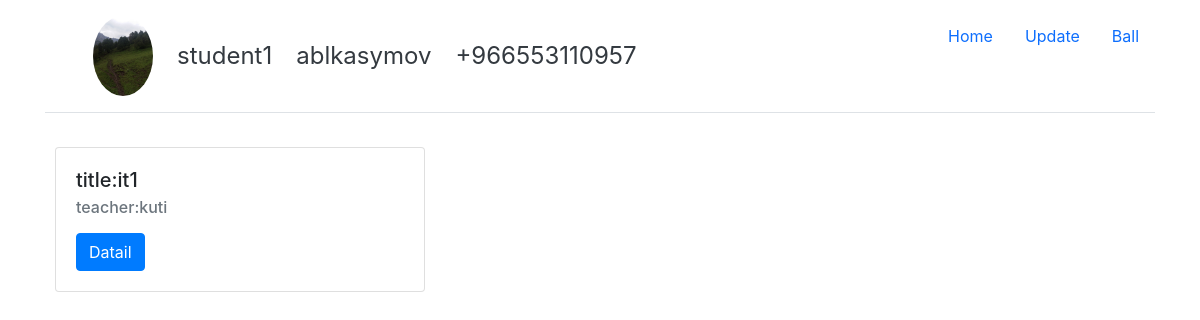
/student_page/ (signed in), run on the app's committed database.
### project/models.py (models this page shows, shortened)
class Student(models.Model):
    class Meta:
        verbose_name = "Студент"
        verbose_name_plural = "Студент"
    user = models.OneToOneField(User, null=True, on_delete=models.CASCADE, verbose_name="Имя")
    surname = models.CharField(max_length=250, verbose_name="Фамилия", blank=True, null=True)
    image = models.ImageField(upload_to='products/%Y/%m/%d', blank=True, verbose_name="Фото")
    tel_num = models.CharField(max_length=250, verbose_name="Телефонный номер", blank=True, null=True)
    create_data = models.DateField(auto_now=True, verbose_name="Дата регистрации")

class StudentGroup(models.Model):
    student = models.ForeignKey(Student, on_delete=models.CASCADE, verbose_name="Студент")
    group = models.ForeignKey(Groups, on_delete=models.CASCADE, verbose_name="Группа")
    create_data = models.DateField(auto_now=True, verbose_name="Дата создания")
    class Meta:
        verbose_name = "Студент группа"
        verbose_name_plural = "Студент группа"
        unique_together = ('student','group')

class Groups(models.Model):
    class Meta:
        verbose_name = "Группа"
        verbose_name_plural = "Группа"
    title = models.CharField(max_length=250, verbose_name="Названия")
    teacher = models.ForeignKey(Teacher, on_delete=models.CASCADE, verbose_name="Преподователь")
    study_year = models.ForeignKey(StudyYear, on_delete=models.CASCADE, verbose_name="Учебный Год")
    def __str__(self):
        return self.title

class Teacher(models.Model):
    class Meta:
        verbose_name = "Преподователь"
        verbose_name_plural = "Преподователь"
    user = models.OneToOneField(User, null=True, on_delete=models.CASCADE, verbose_name="Имя")
    surname = models.CharField(max_length=250, verbose_name="Фамилия", blank=True, null=True)
    image = models.ImageField(upload_to='products/%Y/%m/%d', blank=True, verbose_name="Фото")
    tel_num = models.CharField(max_length=250, verbose_name="Телефонный номер", blank=True, null=True)
    def __str__(self):
        return str(self.user)

### project/decorators.py (the view)
        def wrapper_func(request, *args, **kwargs):
            group = None
            if request.user.groups.exists():
                group = request.user.groups.all()[0].name
            if group in allowed_roles:
                return view_func(request, *args, **kwargs)
            else:
                return HttpResponse('You are not authorized to view this page')

### project/views/students.py (called while the page is built)
@login_required(login_url='login')
@allowed_users(allowed_roles=['student'])
def studentPage(request):
    user = request.user
    student = Student.objects.get(user=user)
    student_groups = StudentGroup.objects.filter(student=student).select_related("group")
    context = {
        'student': student,
        'student_groups': student_groups
     }
    return render(request, 'student/student_page.html', context)

### templates/student/student_page.html (shortened to what this page needs)
{% extends 'base_student.html' %}
{% load static %}
{% block head %}
<div style="display: flex;">
    {% for i in student_groups %}
        <div class="card" style="width: 33.3%;margin: 10px;">
            <div class="card-body">
            <h5 class="card-title">title:{{ i.group }}</h5>
            <h6 class="card-subtitle mb-2 text-muted">teacher:{{ i.group.teacher }}</h6>
            <a href="{% url 'detail_group' i.group.id %}" class="btn btn-primary">Datail</a>
            </div>
        </div>
    {% endfor %}
</div>
{% endblock %}

### templates/base_student.html (shortened to what this page needs)
<!DOCTYPE html>
<html lang="en">
<head>
  <link href="https://cdn.jsdelivr.net/npm/bootstrap@5.2.0-beta1/dist/css/bootstrap.min.css" rel="stylesheet">
  <link rel="stylesheet" href="https://stackpath.bootstrapcdn.com/bootstrap/4.1.3/css/bootstrap.min.css">
</head>
<body>
<div class="container">
    <header class="d-flex flex-wrap justify-content-center py-3 mb-4 border-bottom">
      <a href="/" class="d-flex align-items-center mb-3 mb-md-0 me-md-auto text-dark text-decoration-none">
        <svg class="bi me-2" width="40" height="32"><use xlink:href="#bootstrap"></use></svg>
        <div style="width: 60px;">
        <img width="100%" src="{% if student.image %} {{ student.image.url }} {% endif %}" class="rounded-circle" alt="">
        </div>
        <span class="fs-4 px-4">{{ student.user }}</span>
        <span class="fs-4">{{ student.surname }}</span>
        <span class="fs-4 px-4">{{ student.tel_num }}</span>
      </a>
      <ul class="nav nav-pills">
        <li class="nav-item"><a href="/" class="nav-link" aria-current="page">Home</a></li>
        <li class="nav-item"><a href="{% url 'updat_student' student.id %}" class="nav-link">Update</a></li>
        <li class="nav-item"><a href="{% url 'student_ball' student.id %}" class="nav-link">Ball</a></li>
      </ul>
    </header>
        {% block head %}
        {% endblock %}
</div>
</body>
</html>

### data on the page
Student: image (picture), user "student1", surname "ablkasymov", tel_num "+966553110957"
StudentGroup: group "it1", group.teacher "kuti"
